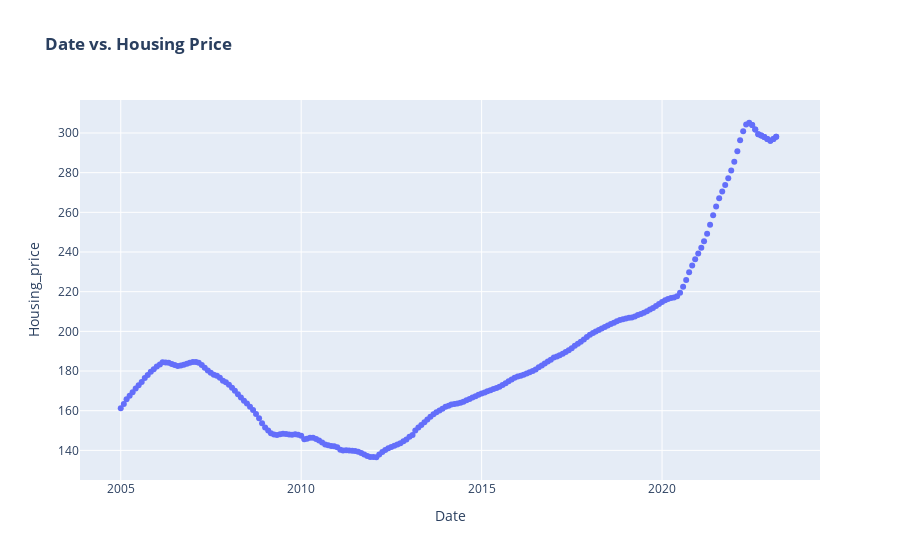
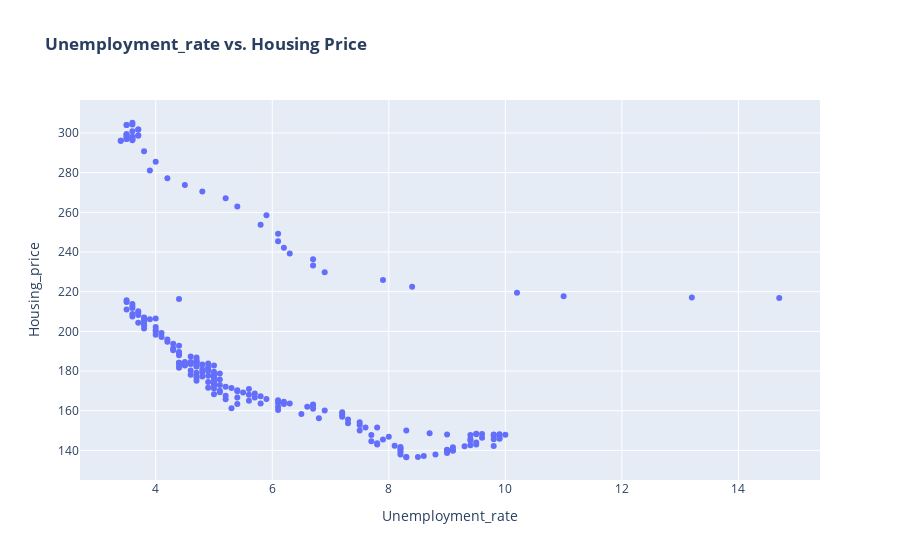
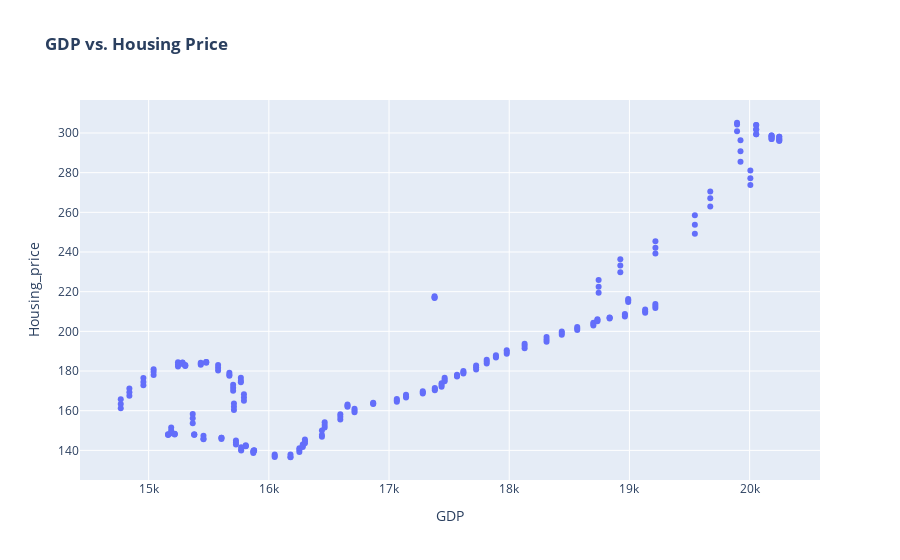
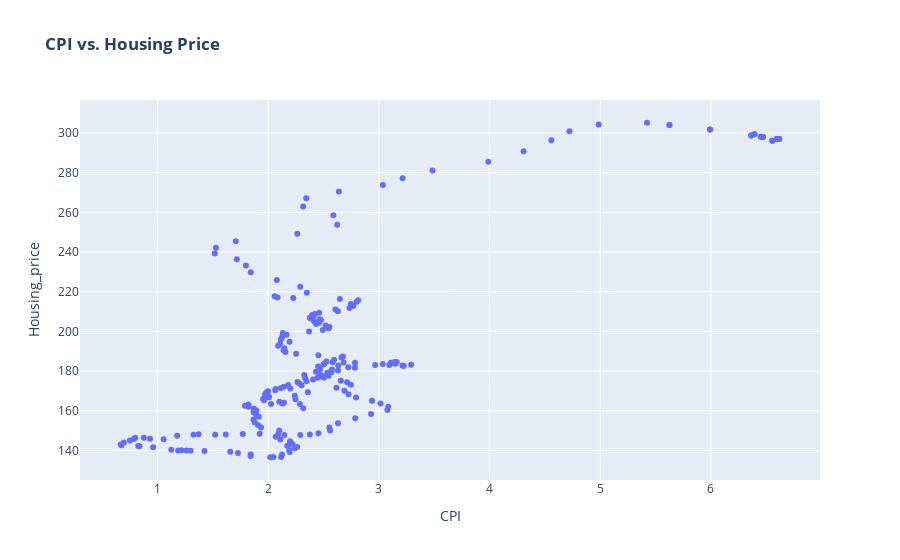

Notebook code for these charts, in order:
### Code cell
for column in df1.columns:
    if column != 'Housing_price':
       
        fig = px.scatter(df1, x=column, y='Housing_price', title=f"<b>{column} vs. Housing Price</b>")
        fig.show()

### Figure 1 — Plotly figure (JSON) as saved in the notebook; plotly's stock layout.template omitted (floating-point values rounded to 4 significant figures; data arrays with more than 128 entries replaced by an {"elided": "..."} marker saying what was removed)
{"data": [{"hovertemplate": "Date=%{x}<br>Housing_price=%{y}<extra></extra>", "legendgroup": "", "marker": {"color": "#636efa", "symbol": "circle"}, "mode": "markers", "name": "", "orientation": "v", "showlegend": false, "type": "scatter", "x": {"elided": "229 str values"}, "xaxis": "x", "y": {"elided": "229 float values"}, "yaxis": "y"}], "layout": {"legend": {"tracegroupgap": 0}, "title": {"text": "<b>Date vs. Housing Price</b>"}, "xaxis": {"anchor": "y", "domain": [0, 1], "title": {"text": "Date"}}, "yaxis": {"anchor": "x", "domain": [0, 1], "title": {"text": "Housing_price"}}}}

### Figure 2 — Plotly figure (JSON) as saved in the notebook; plotly's stock layout.template omitted (floating-point values rounded to 4 significant figures; data arrays with more than 128 entries replaced by an {"elided": "..."} marker saying what was removed)
{"data": [{"hovertemplate": "Unemployment_rate=%{x}<br>Housing_price=%{y}<extra></extra>", "legendgroup": "", "marker": {"color": "#636efa", "symbol": "circle"}, "mode": "markers", "name": "", "orientation": "v", "showlegend": false, "type": "scatter", "x": {"elided": "229 float values"}, "xaxis": "x", "y": {"elided": "229 float values"}, "yaxis": "y"}], "layout": {"legend": {"tracegroupgap": 0}, "title": {"text": "<b>Unemployment_rate vs. Housing Price</b>"}, "xaxis": {"anchor": "y", "domain": [0, 1], "title": {"text": "Unemployment_rate"}}, "yaxis": {"anchor": "x", "domain": [0, 1], "title": {"text": "Housing_price"}}}}

### Figure 3 — Plotly figure (JSON) as saved in the notebook; plotly's stock layout.template omitted (floating-point values rounded to 4 significant figures; data arrays with more than 128 entries replaced by an {"elided": "..."} marker saying what was removed)
{"data": [{"hovertemplate": "GDP=%{x}<br>Housing_price=%{y}<extra></extra>", "legendgroup": "", "marker": {"color": "#636efa", "symbol": "circle"}, "mode": "markers", "name": "", "orientation": "v", "showlegend": false, "type": "scatter", "x": {"elided": "229 float values"}, "xaxis": "x", "y": {"elided": "229 float values"}, "yaxis": "y"}], "layout": {"legend": {"tracegroupgap": 0}, "title": {"text": "<b>GDP vs. Housing Price</b>"}, "xaxis": {"anchor": "y", "domain": [0, 1], "title": {"text": "GDP"}}, "yaxis": {"anchor": "x", "domain": [0, 1], "title": {"text": "Housing_price"}}}}

### Figure 4 — Plotly figure (JSON) as saved in the notebook; plotly's stock layout.template omitted (floating-point values rounded to 4 significant figures; data arrays with more than 128 entries replaced by an {"elided": "..."} marker saying what was removed)
{"data": [{"hovertemplate": "CPI=%{x}<br>Housing_price=%{y}<extra></extra>", "legendgroup": "", "marker": {"color": "#636efa", "symbol": "circle"}, "mode": "markers", "name": "", "orientation": "v", "showlegend": false, "type": "scatter", "x": {"elided": "229 float values"}, "xaxis": "x", "y": {"elided": "229 float values"}, "yaxis": "y"}], "layout": {"legend": {"tracegroupgap": 0}, "title": {"text": "<b>CPI vs. Housing Price</b>"}, "xaxis": {"anchor": "y", "domain": [0, 1], "title": {"text": "CPI"}}, "yaxis": {"anchor": "x", "domain": [0, 1], "title": {"text": "Housing_price"}}}}
